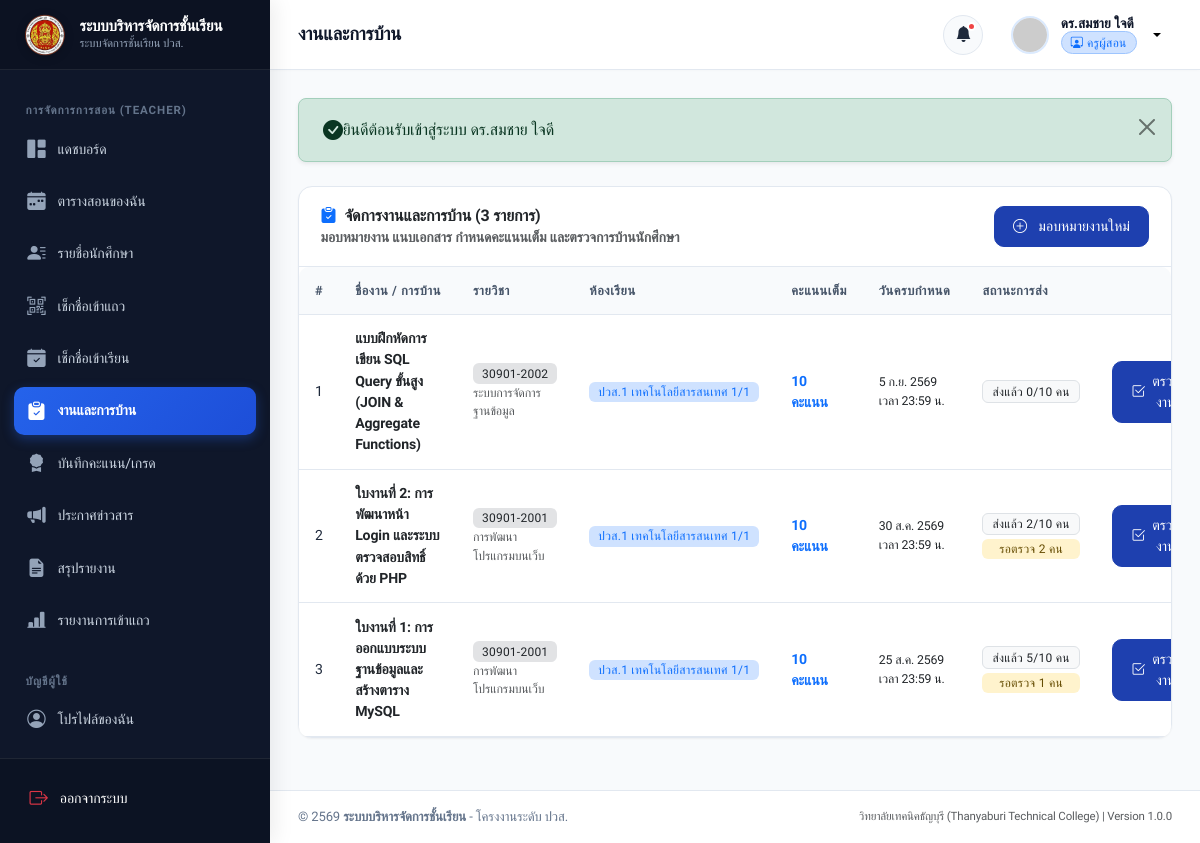
The page /teacher/assignments.php (signed in) on the database its author committed.
### tables this page shows
CREATE TABLE `assignments` (
  `id` INT AUTO_INCREMENT PRIMARY KEY,
  `subject_id` INT NOT NULL,
  `teacher_id` INT NOT NULL,
  `classroom_id` INT NOT NULL,
  `title` VARCHAR(255) NOT NULL,
  `description` TEXT DEFAULT NULL,
  `max_score` DECIMAL(5,2) NOT NULL DEFAULT 10.00,
  `file_attachment` VARCHAR(255) DEFAULT NULL,
  `due_date` DATETIME NOT NULL,
  `created_at` DATETIME NOT NULL DEFAULT CURRENT_TIMESTAMP,
  `updated_at` DATETIME NOT NULL DEFAULT CURRENT_TIMESTAMP ON UPDATE CURRENT_TIMESTAMP,
  CONSTRAINT `fk_assignments_subject` FOREIGN KEY (`subject_id`) REFERENCES `subjects` (`id`) ON DELETE CASCADE,
  CONSTRAINT `fk_assignments_teacher` FOREIGN KEY (`teacher_id`) REFERENCES `teachers` (`id`) ON DELETE CASCADE,
  CONSTRAINT `fk_assignments_classroom` FOREIGN KEY (`classroom_id`) REFERENCES `classrooms` (`id`) ON DELETE CASCADE,
  INDEX `idx_assignments_due` (`due_date`)
);

CREATE TABLE `subjects` (
  `id` INT AUTO_INCREMENT PRIMARY KEY,
  `subject_code` VARCHAR(20) NOT NULL,
  `name_th` VARCHAR(100) NOT NULL,
  `name_en` VARCHAR(100) DEFAULT NULL,
  `credits` DECIMAL(3,1) NOT NULL DEFAULT 3.0,
  `description` TEXT DEFAULT NULL,
  `teacher_id` INT NOT NULL,
  `classroom_id` INT NOT NULL,
  `term` VARCHAR(10) NOT NULL DEFAULT '1',
  `academic_year` VARCHAR(10) NOT NULL DEFAULT '2567',
  `created_at` DATETIME NOT NULL DEFAULT CURRENT_TIMESTAMP,
  `updated_at` DATETIME NOT NULL DEFAULT CURRENT_TIMESTAMP ON UPDATE CURRENT_TIMESTAMP,
  CONSTRAINT `fk_subjects_teacher` FOREIGN KEY (`teacher_id`) REFERENCES `teachers` (`id`) ON DELETE CASCADE,
  CONSTRAINT `fk_subjects_classroom` FOREIGN KEY (`classroom_id`) REFERENCES `classrooms` (`id`) ON DELETE CASCADE,
  INDEX `idx_subjects_code` (`subject_code`)
);

CREATE TABLE `classrooms` (
  `id` INT AUTO_INCREMENT PRIMARY KEY,
  `name` VARCHAR(100) NOT NULL,
  `level` VARCHAR(20) NOT NULL,
  `department` VARCHAR(100) NOT NULL DEFAULT 'แผนกวิชาเทคโนโลยีสารสนเทศ',
  `academic_year` VARCHAR(10) NOT NULL DEFAULT '2567',
  `homeroom_teacher_id` INT DEFAULT NULL,
  `description` VARCHAR(255) DEFAULT NULL,
  `created_at` DATETIME NOT NULL DEFAULT CURRENT_TIMESTAMP,
  `updated_at` DATETIME NOT NULL DEFAULT CURRENT_TIMESTAMP ON UPDATE CURRENT_TIMESTAMP
);

### teacher/assignments.php (the view, shortened to what this page needs)
<?php
require_once __DIR__ . '/../includes/csrf.php';
require_once __DIR__ . '/../includes/functions.php';
$currentUser = getCurrentUser();
$teacherId = $currentUser['role_id'] ?? 0;
$sql = "
    SELECT a.*,
           s.subject_code, s.name_th as subject_name,
           c.name as classroom_name,
           (SELECT COUNT(*) FROM submissions sm WHERE sm.assignment_id = a.id) as submitted_count,
           (SELECT COUNT(*) FROM submissions sm WHERE sm.assignment_id = a.id AND sm.status = 'submitted') as pending_count,
           (SELECT COUNT(*) FROM students st WHERE st.classroom_id = a.classroom_id) as total_students
    FROM assignments a
    JOIN subjects s ON a.subject_id = s.id
    JOIN classrooms c ON a.classroom_id = c.id
    WHERE a.teacher_id = ?
    ORDER BY a.created_at DESC
";
$stmtAssign = $pdo->prepare($sql);
$stmtAssign->execute([$teacherId]);
$assignments = $stmtAssign->fetchAll();
require_once __DIR__ . '/../includes/header.php';
require_once __DIR__ . '/../includes/sidebar.php';
require_once __DIR__ . '/../includes/navbar.php';
?>
<div class="card">
    <div class="card-header flex-column flex-md-row gap-3 align-items-start align-items-md-center">
        <div>
            <h5 class="card-title mb-0"><i class="bi bi-clipboard-check-fill text-primary"></i> จัดการงานและการบ้าน (<?= count($assignments) ?> รายการ)</h5>
            <div class="small text-muted">มอบหมายงาน แนบเอกสาร กำหนดคะแนนเต็ม และตรวจการบ้านนักศึกษา</div>
        </div>
        <div>
            <button type="button" class="btn btn-primary" data-bs-toggle="modal" data-bs-target="#addAssignmentModal">
                <i class="bi bi-plus-circle me-1"></i> มอบหมายงานใหม่
            </button>
        </div>
    </div>
    <div class="table-responsive">
        <table class="table table-hover align-middle mb-0">
            <thead>
                <tr>
                    <th style="width: 50px;">#</th>
                    <th>ชื่องาน / การบ้าน</th>
                    <th>รายวิชา</th>
                    <th>ห้องเรียน</th>
                    <th>คะแนนเต็ม</th>
                    <th>วันครบกำหนด</th>
                    <th>สถานะการส่ง</th>
                    <th class="text-end" style="width: 140px;">จัดการ</th>
                </tr>
            </thead>
            <tbody>
                <?php if (empty($assignments)): ?>
                    <tr>
                        <td colspan="8" class="text-center py-5 text-muted">
                            <i class="bi bi-inbox fs-1 d-block mb-2"></i>
                            ยังไม่มีรายการงานที่มอบหมาย
                        </td>
                    </tr>
                <?php else: ?>
                    <?php foreach ($assignments as $idx => $a):
                        $isOverdue = strtotime($a['due_date']) < time();
                    ?>
                        <tr>
                            <td><?= $idx + 1 ?></td>
                            <td>
                                <div class="fw-semibold text-dark">
                                    <a href="<?= BASE_URL ?>teacher/assignment-submissions.php?id=<?= $a['id'] ?>" class="text-dark hover-primary">
                                        <?= htmlspecialchars($a['title']) ?>
                                    </a>
                                </div>
                            </td>
                            <td>
                                <span class="badge bg-secondary-subtle text-dark"><?= htmlspecialchars($a['subject_code']) ?></span>
                                <div class="small text-muted mt-0.5"><?= htmlspecialchars($a['subject_name']) ?></div>
                            </td>
                            <td><span class="badge bg-primary-subtle text-primary"><?= htmlspecialchars($a['classroom_name']) ?></span></td>
                            <td class="fw-semibold text-primary"><?= number_format($a['max_score'], 0) ?> คะแนน</td>
                            <td>
                                <div class="small <?= $isOverdue ? 'text-danger fw-semibold' : 'text-dark' ?>">
                                    <?= formatThaiDate($a['due_date'], true, true) ?>
                                </div>
                            </td>
                            <td>
                                <div class="d-flex flex-column gap-1">
                                    <span class="badge bg-light text-dark border">
                                        ส่งแล้ว <?= $a['submitted_count'] ?>/<?= $a['total_students'] ?> คน
                                    </span>
                                    <?php if ($a['pending_count'] > 0): ?>
                                        <span class="badge bg-warning-subtle text-warning-emphasis">
                                            รอตรวจ <?= $a['pending_count'] ?> คน
                                        </span>
                                    <?php endif; ?>
                                </div>
                            </td>
                            <td class="text-end">
                                <div class="btn-group btn-group-sm">
                                    <a href="<?= BASE_URL ?>teacher/assignment-submissions.php?id=<?= $a['id'] ?>" class="btn btn-primary" title="ตรวจงาน">
                                        <i class="bi bi-check2-square"></i> ตรวจงาน
                                    </a>
                                </div>
                            </td>
                        </tr>
                    <?php endforeach; ?>
                <?php endif; ?>
            </tbody>
        </table>
    </div>
</div>
<?php require_once __DIR__ . '/../includes/footer.php'; ?>

### assets/css/style.css (style rules this page uses)
:root { --primary: #1e40af; --primary-hover: #1d4ed8; --primary-light: #eff6ff; --primary-rgb: 30, 64, 175; --secondary: #475569; --accent: #3b82f6; --accent-light: #dbeafe; --success: #10b981; --success-light: #ecfdf5; --warning: #f59e0b; --warning-light: #fffbeb; --danger: #ef4444; --danger-light: #fef2f2; --info: #06b6d4; --info-light: #ecfeff; --dark: #0f172a; --dark-surface: #1e293b; --light-bg: #f8fafc; --card-bg: #ffffff; --border-color: #e2e8f0; --border-focus: #93c5fd; --text-main: #1e293b; --text-muted: #64748b; --text-light: #94a3b8; --sidebar-width: 270px; --topbar-height: 70px; --radius-sm: 0.375rem; --radius-md: 0.625rem; --radius-lg: 0.875rem; --radius-xl: 1.25rem; --shadow-sm: 0 1px 2px 0 rgb(0 0 0 / 0.05); --shadow-md: 0 4px 6px -1px rgb(0 0 0 / 0.07), 0 2px 4px -2px rgb(0 0 0 / 0.05); --shadow-lg: 0 10px 15px -3px rgb(0 0 0 / 0.08), 0 4px 6px -4px rgb(0 0 0 / 0.04); --shadow-xl: 0 20px 25px -5px rgb(0 0 0 / 0.1), 0 8px 10px -6px rgb(0 0 0 / 0.05); --transition: all 0.2s cubic-bezier(0.4, 0, 0.2, 1); }
* { box-sizing: border-box; }
body { font-family: 'Prompt', -apple-system, BlinkMacSystemFont, 'Segoe UI', Roboto, sans-serif; background-color: var(--light-bg); color: var(--text-main); min-height: 100vh; margin: 0; display: flex; flex-direction: column; overflow-x: hidden; letter-spacing: -0.01em; }
h1, h2, h3, h4, h5, h6 { color: var(--dark); font-weight: 600; line-height: 1.35; }
a { color: var(--primary); text-decoration: none; transition: var(--transition); }
.card { background-color: var(--card-bg); border: 1px solid var(--border-color); border-radius: var(--radius-lg); box-shadow: var(--shadow-sm); transition: var(--transition); margin-bottom: 1.5rem; }
.card-header { background-color: transparent; border-bottom: 1px solid var(--border-color); padding: 1.15rem 1.35rem; display: flex; align-items: center; justify-content: space-between; font-weight: 600; }
.card-header .card-title { margin: 0; font-size: 1rem; font-weight: 600; display: flex; align-items: center; gap: 0.5rem; }
.btn { font-family: inherit; font-weight: 500; padding: 0.55rem 1.15rem; border-radius: var(--radius-md); transition: var(--transition); display: inline-flex; align-items: center; justify-content: center; gap: 0.45rem; font-size: 0.88rem; }
.btn-primary { background-color: var(--primary); border-color: var(--primary); }
.table-responsive { border-radius: var(--radius-md); overflow-x: auto; }
.table { width: 100%; margin-bottom: 0; vertical-align: middle; border-color: var(--border-color); }
.table th { background-color: #f8fafc; color: var(--secondary); font-size: 0.8rem; font-weight: 600; text-transform: uppercase; letter-spacing: 0.04em; padding: 0.85rem 1rem; border-bottom: 1px solid var(--border-color); white-space: nowrap; }
.table td { padding: 0.85rem 1rem; font-size: 0.88rem; color: var(--text-main); border-bottom: 1px solid var(--border-color); }
.badge { font-weight: 500; font-size: 0.75rem; padding: 0.35em 0.75em; letter-spacing: 0.02em; }

### rows shown on the page
assignments: title "แบบฝึกหัดการเขียน SQL Query ขั้นสูง (JOIN & Aggregate Functions)", subject.subject_code "30901-2002", subject.name_th "ระบบการจัดการฐานข้อมูล", classroom.name "ปวส.1 เทคโนโลยีสารสนเทศ 1/1", max_score "10", due_date "5 ก.ย. 2569 เวลา 23:59 น.", submitted_count "0", total_students "10"
assignments: title "ใบงานที่ 2: การพัฒนาหน้า Login และระบบตรวจสอบสิทธิ์ด้วย PHP", subject.subject_code "30901-2001", subject.name_th "การพัฒนาโปรแกรมบนเว็บ", classroom.name "ปวส.1 เทคโนโลยีสารสนเทศ 1/1", max_score "10", due_date "30 ส.ค. 2569 เวลา 23:59 น.", submitted_count "2", total_students "10", pending_count "2"
assignments: title "ใบงานที่ 1: การออกแบบระบบฐานข้อมูลและสร้างตาราง MySQL", subject.subject_code "30901-2001", subject.name_th "การพัฒนาโปรแกรมบนเว็บ", classroom.name "ปวส.1 เทคโนโลยีสารสนเทศ 1/1", max_score "10", due_date "25 ส.ค. 2569 เวลา 23:59 น.", submitted_count "5", total_students "10", pending_count "1"

### other values the page prints
APP_NAME "ระบบบริหารจัดการชั้นเรียน"
$pageTitle "งานและการบ้าน"
$currentUser['full_name'] "ดร.สมชาย ใจดี"
$msg "ยินดีต้อนรับเข้าสู่ระบบ ดร.สมชาย ใจดี"
count($assignments) "3"
APP_SUBTITLE "วิทยาลัยเทคนิคธัญบุรี (Thanyaburi Technical College)"
APP_VERSION "1.0.0"
